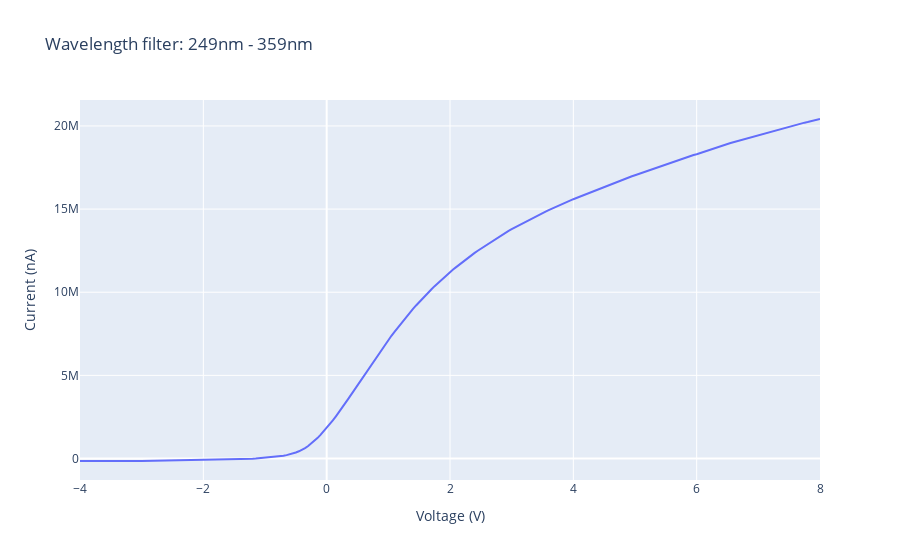

The notebook cell saved with this chart:
### Markdown cell above
# Graphing the Wavelength Filter Data

### Code cell
fig = go.Figure()
fig.add_trace(go.Scatter(x=df_1['applied voltage (volts)'], y=df_1['measured current (nanoamps)'], mode='lines'))
fig.update_layout(title='Wavelength filter: 249nm - 359nm', xaxis_title='Voltage (V)', yaxis_title='Current (nA)')

### Figure 1 — Plotly figure (JSON) as saved in the notebook; plotly's stock layout.template omitted (floating-point values rounded to 4 significant figures; data arrays with more than 128 entries replaced by an {"elided": "..."} marker saying what was removed)
{"data": [{"mode": "lines", "type": "scatter", "x": {"elided": "241 float values"}, "y": {"elided": "241 float values"}}], "layout": {"title": {"text": "Wavelength filter: 249nm - 359nm"}, "xaxis": {"title": {"text": "Voltage (V)"}}, "yaxis": {"title": {"text": "Current (nA)"}}}}
